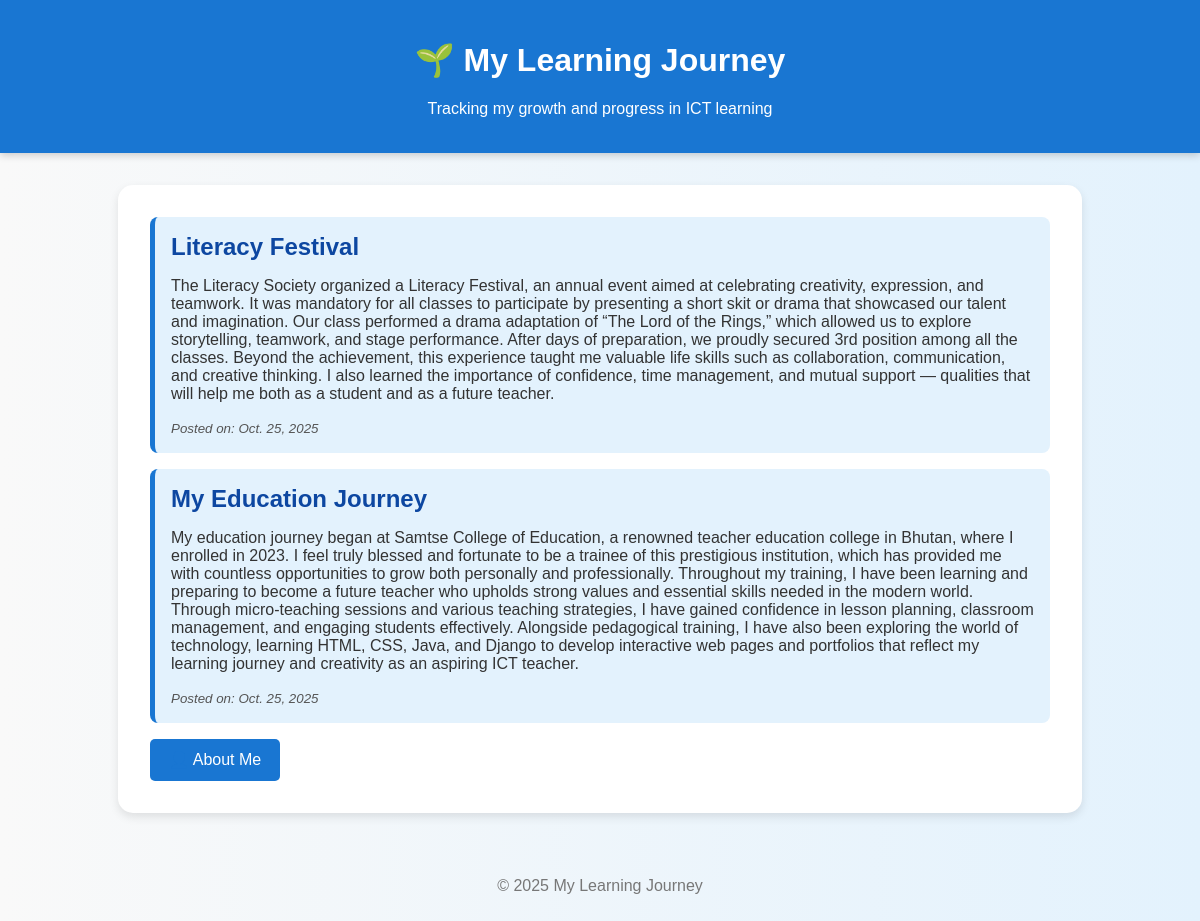
The page / on the database its author committed.
### rdJourney/models.py (models this page shows, shortened)
class LearningJourney(models.Model):
    title = models.CharField(max_length=100)
    description = models.TextField()
    date = models.DateField(auto_now_add=True)

### rdJourney/views.py (the view)
# urls.py: path('', views.index, name='index'),
def index(request):
    journeys = LearningJourney.objects.all()
    return render(request, 'index.html', {'journeys': journeys})

### rdJourney/templates/index.html (shortened to what this page needs)
{% load static %}
<!DOCTYPE html>
<html lang="en">
<head>
</head>
<body>
    <header>
        <h1>🌱 My Learning Journey</h1>
        <p>Tracking my growth and progress in ICT learning</p>
    </header>
    <div class="container">
        {% for journey in journeys %}
            <div class="journey-card">
                <h2>{{ journey.title }}</h2>
                <p>{{ journey.description }}</p>
                <small>Posted on: {{ journey.date }}</small>
            </div>
        {% empty %}
            <p>No learning journey entries yet. Add one in the admin panel.</p>
        {% endfor %}
        <a href="{% url 'about' %}" class="button">👤 About Me</a>
    </div>
    <footer>
        <p>© 2025 My Learning Journey </p>
    </footer>
</body>
</html>

### rdJourney/templates/index.html (style rules this page uses)
body { font-family: "Poppins", sans-serif; background: linear-gradient(to right, #f9f9f9, #e3f2fd); color: #333; margin: 0; padding: 0; }
header { background-color: #1976d2; color: white; padding: 1.2rem; text-align: center; box-shadow: 0 2px 8px rgba(0,0,0,0.2); }
.container { width: 85%; max-width: 900px; margin: 2rem auto; background: white; padding: 2rem; border-radius: 15px; box-shadow: 0 4px 10px rgba(0,0,0,0.1); }
.journey-card { background-color: #e3f2fd; padding: 1rem; border-left: 5px solid #1976d2; margin-bottom: 1rem; border-radius: 8px; }
.journey-card h2 { margin: 0; color: #0d47a1; }
.journey-card small { color: #555; font-style: italic; }
a.button { display: inline-block; background-color: #1976d2; color: white; padding: 0.7rem 1.2rem; border-radius: 5px; text-decoration: none; transition: 0.3s; }
footer { text-align: center; padding: 1rem; color: #777; margin-top: 2rem; }

### rows shown on the page
LearningJourney: title "Literacy Festival", description "The Literacy Society organized a Literacy Festival, an annual event aimed at celebrating creativity, expression, and teamwork. It was mandatory for all classes to participate by presenting a short skit or drama that showcased our talent and imagination. Our class performed a drama adaptation of “The Lord of the Rings,” which allowed us to explore storytelling, teamwork, and stage performance. After days of preparation, we proudly secured 3rd position among all the classes. Beyond the achievement, this experience taught me valuable life skills such as collaboration, communication, and creative thinking. I also learned the importance of confidence, time management, and mutual support —…", date "Oct. 25, 2025"
LearningJourney: title "My Education Journey", description "My education journey began at Samtse College of Education, a renowned teacher education college in Bhutan, where I enrolled in 2023. I feel truly blessed and fortunate to be a trainee of this prestigious institution, which has provided me with countless opportunities to grow both personally and professionally. Throughout my training, I have been learning and preparing to become a future teacher who upholds strong values and essential skills needed in the modern world. Through micro-teaching sessions and various teaching strategies, I have gained confidence in lesson planning, classroom management, and engaging students effectively. Alongside pedagogical training, I have also been exploring…", date "Oct. 25, 2025"
